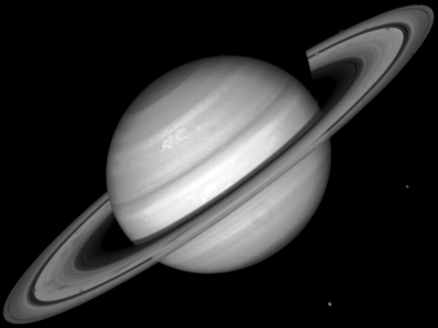
#> input picture signal-processing/lab2/Saturn.tif, 438 x 328 px
$ jupyter execute Lab2.ipynb
#> lines starting #> are read from the running program, lines starting #| are printed output that depends on the picture
<div align="center">

# ΠΑΝΕΠΙΣΤΗΜΙΟ ΚΡΗΤΗΣ
# Τμήμα Επιστήμης Υπολογιστών

## HY-370: Ψηφιακή Επεξεργασία Σημάτων
## Χειμερινό Εξάμηνο 2023-2024
### Διδάσκοντες: Γ. Στυλιανού, Γ. Καφεντζής

## Ανάθεση: 16 Οκτωβρίου 2023
## Παράδοση: 2 Νοέμβρη 2023, 23:59:59

[cell 1]
import numpy as np
import matplotlib.pyplot as plt
import matplotlib.image as mpimg
from IPython.display import Audio      # βιβιοθήκη για να "παίζουμε" ήχους (μεταξύ άλλων)
from scipy import signal
from scipy.io import wavfile
import time

# Άσκηση 1 - Διόρθωση σφαλμάτων σε ψηφιακές εικόνες (50 μ.)

Τα συστήματα DVD αποθηκεύουν τις εικόνες που αποτελούν ένα video με μορφή σειρών από ψηφιακούς αριθμούς. Αν υπάρχει κάποιο πρόβλημα στο δισκάκι (ελαφρά γρατζουνιά, φθορά, σκόνη), το σύστημα του DVD προσπαθεί να "καθαρίσει" το δίσκο από το πρόβλημα χρησιμοποιώντας φίλτρα (δηλ. συστήματα διακριτού χρόνου που περιγράφονται ως εξισώσεις διαφορών!!!). Εδώ θα εξετάσουμε δυο τέτοια απλά συστήματα.
* Το πρώτο είναι το φίλτρο **κυλιόμενης μέσης τιμής (moving average)**. Συγκεκριμένα, θα χρησιμοποιήσουμε ένα τέτοιο φίλτρο τριών σημείων (3-point Moving Average - Κυλιόμενης Μέσης Τιμής τριών σημείων), το οποίο έχετε δει στις διαλέξεις:
$$ y[n] = \frac{1}{3}x[n+1] + \frac{1}{3}x[n] + \frac{1}{3}x[n-1] = \frac{1}{3}\sum_{k=-1}^{1} x[n-k] \tag{1}$$
* Το δεύτερο είναι ένα φίλτρο **μεσαίας τιμής (median filter)**, επίσης τριών σημείων:
$$ y[n] = \textrm{median}(x[n+1], x[n], x[n-1]) \tag{2}$$
το οποίο επιλέγει τη μεσαία τιμή (ταξινομώντας τα δείγματα εισόδου κατά αύξουσα σειρά). Παρατηρήστε ότι και τα δυο φίλτρα απαιτούν μόνο $3$ τιμές της εισόδου για να παράξουν μια τιμή της εξόδου.

i. Χρησιμοποιώντας την εντολή

    A = mpimg.imread('Saturn.tif')

διαβάστε την εικόνα Saturn.tif που σας δίνεται στα αρχεία του εργαστηρίου. Δείτε τη με την εντολή

    plt.imshow(A, cmap=plt.get_cmap('gray'))
    plt.show()

Υποθέστε ότι αυτή είναι μια καθαρή εικόνα από ένα DVD δίσκο.

## Απάντηση:

[cell 2]
# Insert code here

A = mpimg.imread('Saturn.tif')
#> A is the input picture: shape (328, 438); min 0, max 255, mean 50.5
plt.imshow(A, cmap=plt.get_cmap('gray'))
#> (this line was passed over: IPython is not available in this run)
plt.xticks([])
#> (this line was passed over: IPython is not available in this run)
plt.yticks([])
#> (this line was passed over: IPython is not available in this run)
plt.show()

ii. Χρησιμοποιώντας την εντολή

    B = mpimg.imread('NoiseSaturn.tif')

διαβάστε την εικόνα NoiseSaturn.tif. Δείτε τη με την εντολή

    plt.imshow(B, cmap=plt.get_cmap('gray'))
    plt.show()

Ο θόρυβος που βλέπετε να έχει προστεθεί στην εικόνα ονομάζεται *salt and pepper noise* (θόρυβος "αλάτι και πιπέρι", λόγω της μορφής του). Υποθέστε ότι προήλθε από σφάλμα ανάγνωσης του δίσκου DVD λόγω φθοράς.

[cell 3]
# Insert code here

B = mpimg.imread('NoiseSaturn.tif')
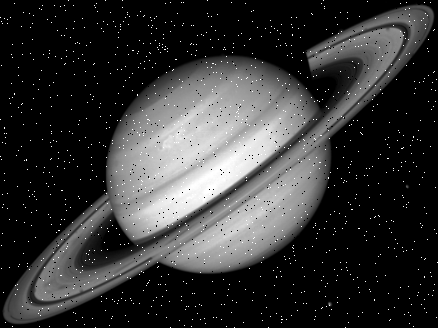
#> input picture signal-processing/lab2/NoiseSaturn.tif, 438 x 328 px
#> B is the input picture: shape (328, 438); min 0, max 255, mean 52.1
plt.imshow(B, cmap=plt.get_cmap('gray'))
#> (this line was passed over: IPython is not available in this run)
plt.xticks([])
#> (this line was passed over: IPython is not available in this run)
plt.yticks([])
#> (this line was passed over: IPython is not available in this run)
plt.show()

iii. Προσπαθήστε να εφαρμόσετε τα παραπάνω φίλτρα για να καθαρίσετε την εικόνα B. Σκεφτείτε ότι η εικόνα είναι ένας πίνακας $M$ x $N$, που σας είναι γνωστά. Κάθε τιμή του πίνακα αποτελεί ένα
pixel της εικόνας. Εφαρμόστε τα φίλτρα σας κατά γραμμές ή κατά στήλες του πίνακα. Θεωρήστε ότι κάθε γραμμή (ή στήλη) αποτελεί ένα μονοδιάστατο σήμα $x[n]$ για τις παραπάνω εξισώσεις, το οποίο πρέπει να διατρέχετε σε τριάδες, με μετατόπιση ένα δείγμα κάθε φορά. Η έξοδος $y[n]$ θα είναι μια αριθμητική τιμή την οποία θα αποθηκεύσετε σε έναν πίνακα C, στην κατάλληλη θέση. Προσέξτε το type casting μεταξύ των εικόνων όταν τις απεικονίζετε (ο κώδικας παρακάτω βοηθά σε αυτό).

Συνίσταται να ακολουθήστε τον παρακάτω κώδικα-σκελετό που αφορά το φίλτρο της Σχέσης (1) εφαρμοσμένο στις γραμμές της εικόνας:

    # Initialize C
    M = B.shape[0]
    N = B.shape[1]
    C = np.zeros((M,N))

    #  Cast to double for processing
    B = B.astype(float)

    #  Apply a moving average (MA) filter in every row
    for i in range(0,M):          # Process rows B[i,:]
         for j in range(1,N-1):     # Why from 1 to N-1 and not from 0 to N?
            x = # INSERT CODE HERE - use B matrix to get
                # triads of data of row i
            y = # INSERT CODE HERE - use x vector to implement
                # your filter
            C[i,j] = y              # Store result in another matrix

    #  Cast it to unsigned int
    C = C.astype(np.uint8)

    #  Show the result
    plt.figure
    plt.imshow(C, cmap=plt.get_cmap('gray'))
    plt.title('MA-filtered image in rows')
    plt.show()

Μπορείτε αν θέλετε να χρησιμοποιήσετε τις συναρτήσεις $\textrm{sum}$, $\textrm{mean}$, $\textrm{median}$, αλλά **μόνο αυτές**. Με όμοια φιλοσοφία φιλτράρετε κατά στήλες με το ίδιο φίλτρο (προσέξτε το indexing στους βρόχους επανάληψης), και στη συνέχεια κάνετε τα ίδια για το φίλτρο της Σχέσης (2).

**Για κάθε ένα από τα δυο φίλτρα:**

iv. Παραδώστε κώδικα που παράγει δυο εικόνες του πίνακα C, μια που έχει προέλθει από φιλτράρισμα των *γραμμών* του πίνακα B, και μια που έχει προέλθει από φιλτράρισμα των *στηλών* του πίνακα B. Σχολιάστε τις παρατηρήσεις σας. Εν γένει, θα χαρακτηρίζατε και τα δυο φίλτρα ως αποδοτικά;

## Απάντηση:

**Φίλτρο κυλιόμενης μέσης τιμής τριών σημείων**

[cell 4]
B = mpimg.imread('NoiseSaturn.tif')

#  3-point Moving Average in rows

# Initialize C
M = B.shape[0]
#> M = 328
N = B.shape[1]
#> N = 438
C = np.zeros((M,N))

#  Cast to double for processing
B = B.astype(float)

#  Apply a moving average (MA) filter in every row
for i in range(0,M):          # Process rows B[i,:]
    for j in range(1,N-1):     # Why from 1 to N-1 and not from 0 to N?
        x = B[i,j-1:j+2]
        y = x.mean()
        C[i,j] = y              # Store result in another matrix
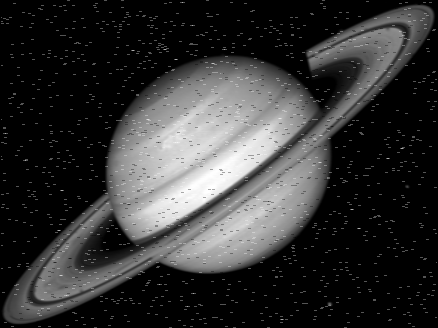
#> C: shape (328, 438) float64; min 0, max 255, mean 52

#  Cast it to unsigned int
C = C.astype(np.uint8)

#  Show the result
plt.figure
plt.imshow(C, cmap=plt.get_cmap('gray'))
#> (this line was passed over: IPython is not available in this run)
plt.title('MA-filtered image in rows')
plt.show()
